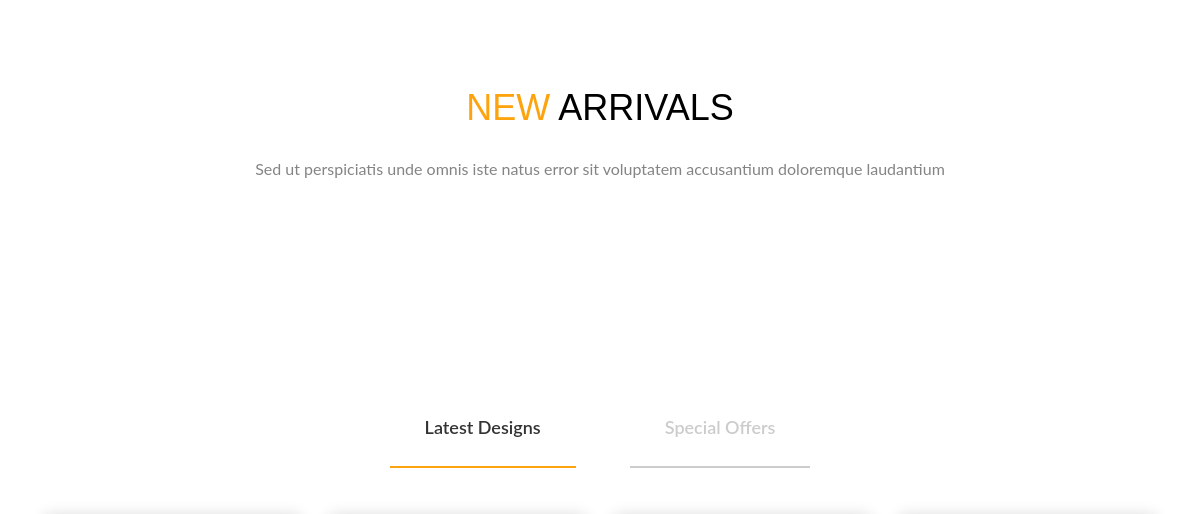
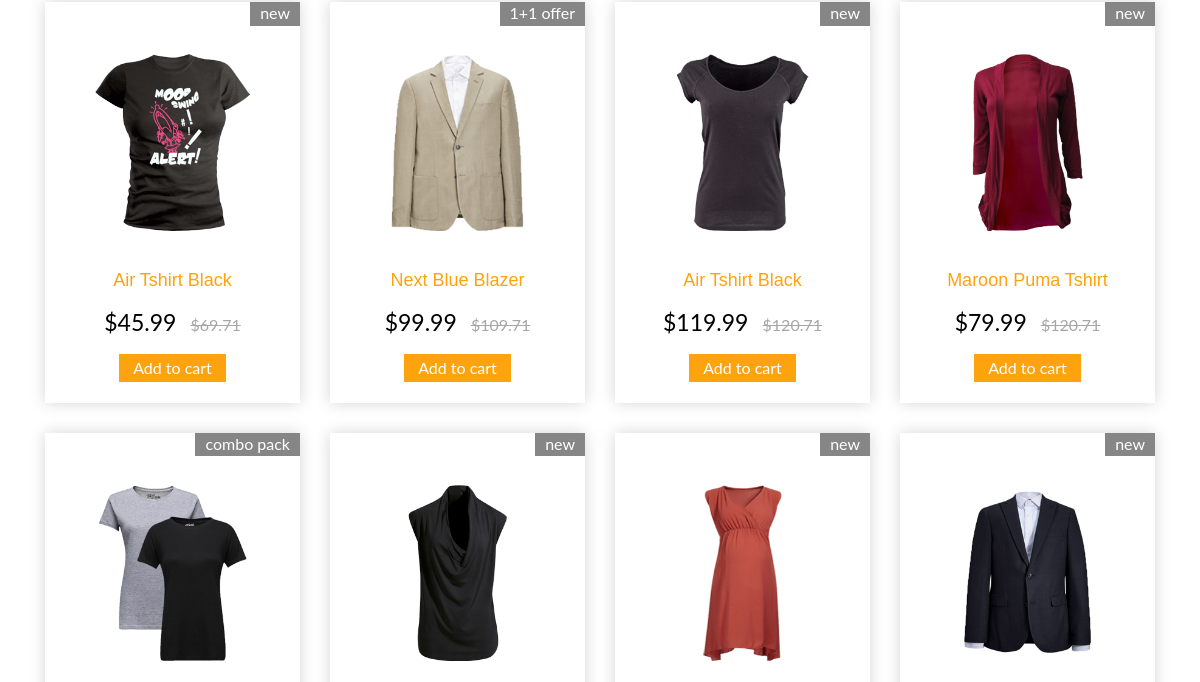
The app's page / (middle part), older data (2 pictures, top to bottom).
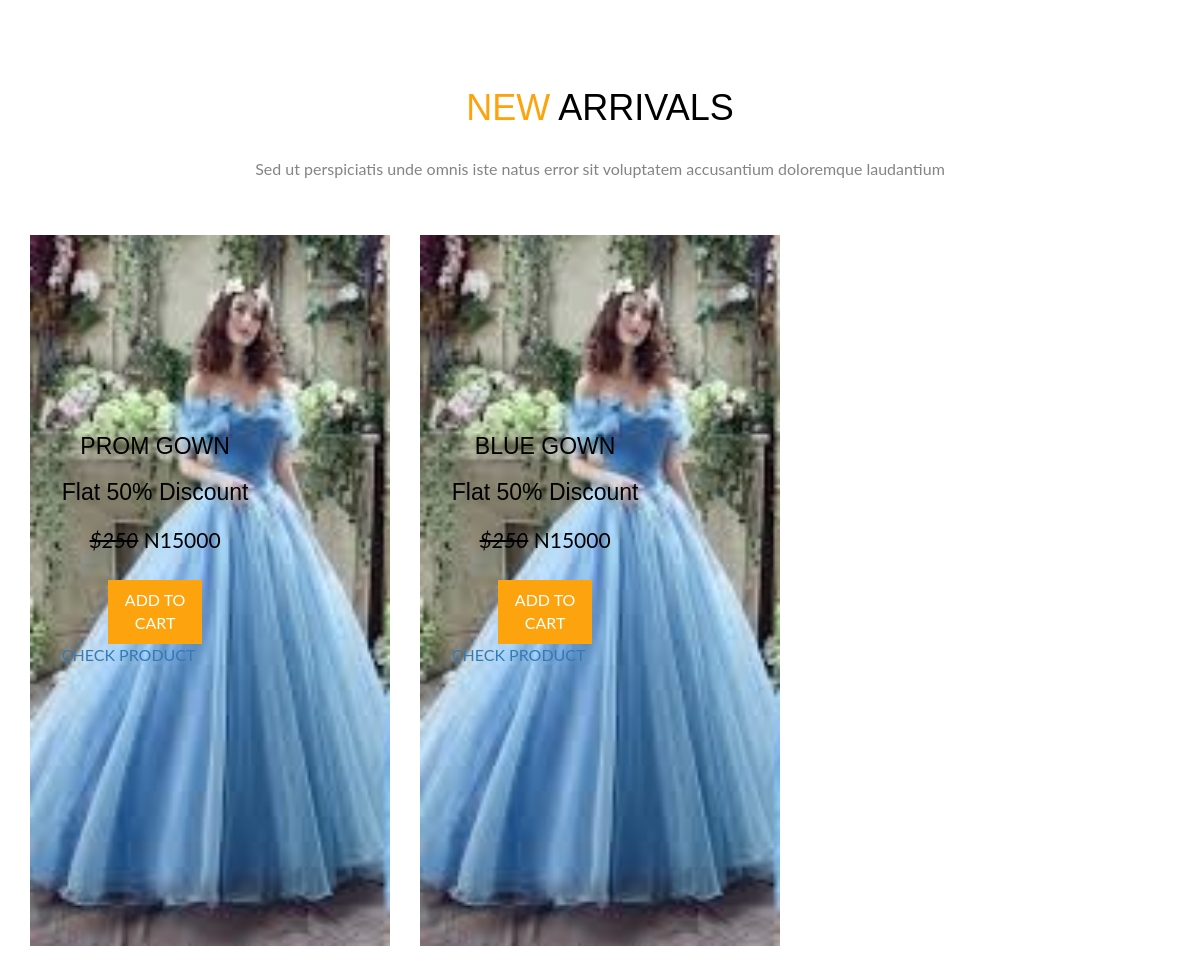
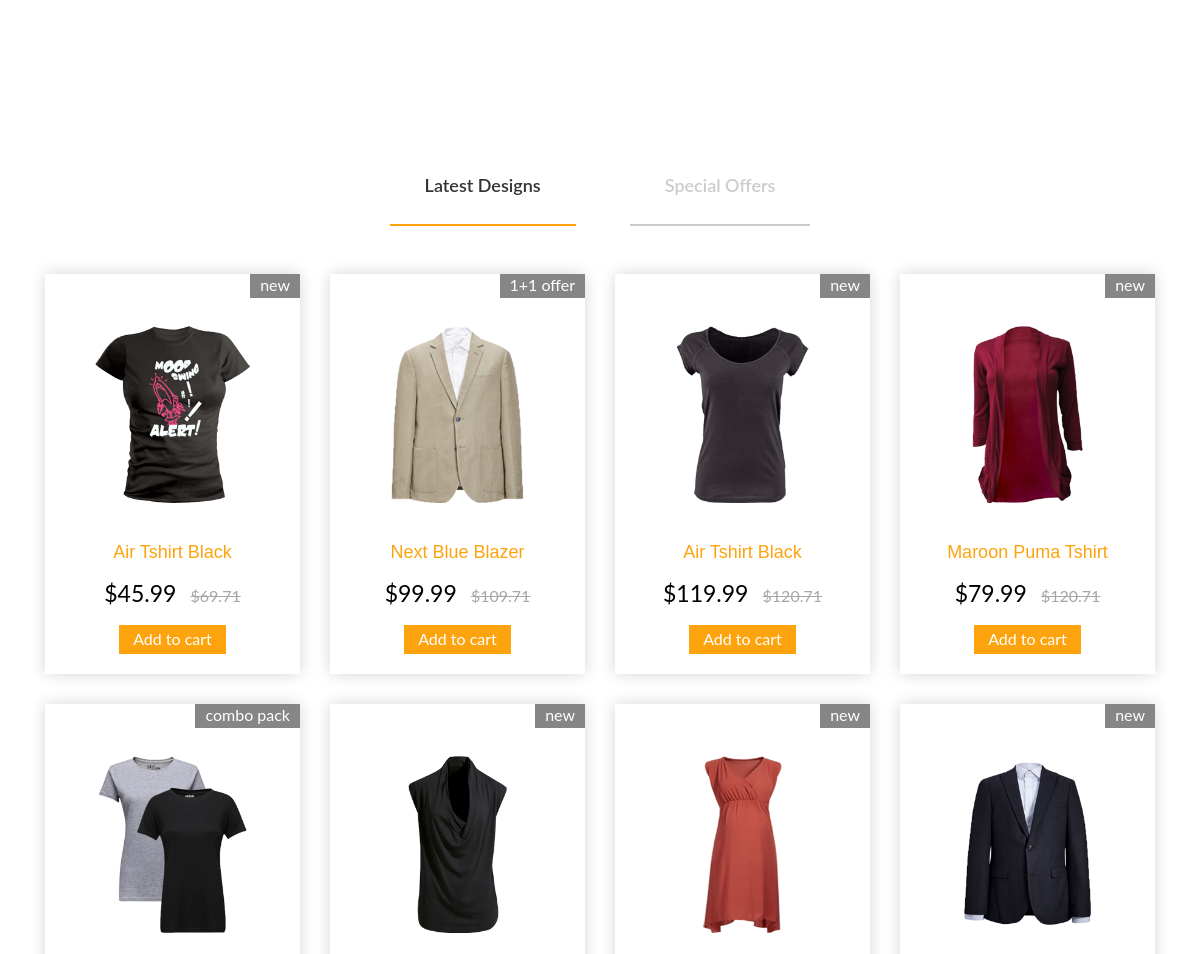
The same page, newer data (2 pictures, top to bottom).
### tfsapp/models.py (models this page shows, shortened)
class Product(models.Model):
    name = models.CharField(max_length= 50)
    price = models.CharField(max_length= 50)
    discount_price = models.FloatField(blank=True, null=True)
    description = models.TextField(max_length= 500)
    size = models.CharField(max_length= 6)
    sex = (
        ('Men', 'Men'),
        ('Women', 'Women'),
        ('Children', 'Children')
    )
    category = models.CharField(max_length = 100, choices = sex)
    image_front = models.ImageField()
    image_back = models.ImageField()
    slug = models.SlugField(null=True, blank=True)
    quantity= models.IntegerField(default=1)

### tfsapp/views.py (the view)
# urls.py: path("", views.IndexView.as_view(), name="index"),
class IndexView(ListView):
    model = Product
    template_name = "index.html"
    context_object_name = "items"

### tfsapp/templates/index.html (shortened to what this page needs)
{% load static %}
<!DOCTYPE html>
<html>
<head>
<link href="{% static 'css/bootstrap.css' %}" rel="stylesheet" type="text/css" media="all" />
<link href="{% static 'css/pignose.layerslider.css' %}" rel="stylesheet" type="text/css" media="all" />
<link href="{% static 'css/style.css' %}" rel="stylesheet" type="text/css" media="all" />
</head>
<body>
<div class="new_arrivals">
	<div class="container">
		<h3><span>new </span>arrivals</h3>
		<p>Sed ut perspiciatis unde omnis iste natus error sit voluptatem accusantium doloremque laudantium</p>
		<div class="new_grids row">
			{% for item in items %}
				<div class="col-md-4 new-gd-left">
				<img src="{{item.image_front.url}}" alt=" " />
				<div class="wed-brand simpleCart_shelfItem">
					<h4>{{item.name}}</h4>
					<h5>Flat 50% Discount</h5>
					<p><i>$250</i> <span class="item_price">{{item.price}}</span><a class="item_add hvr-outline-out button2" href="#">add to cart </a></p>
					<a href="{% url 'product' item.slug %}">CHECK PRODUCT</a>
				</div>
			</div>
			{% endfor %}
		</div>
	</div>
</div>
<div class="product-easy">
	<div class="container">
		<div class="sap_tabs">
			<div id="horizontalTab" style="display: block; width: 100%; margin: 0px;">
				<ul class="resp-tabs-list">
					<li class="resp-tab-item" aria-controls="tab_item-0" role="tab"><span>Latest Designs</span></li>
					<li class="resp-tab-item" aria-controls="tab_item-1" role="tab"><span>Special Offers</span></li>
				</ul>
				<div class="resp-tabs-container">
					<div class="tab-1 resp-tab-content" aria-labelledby="tab_item-0">
						<div class="col-md-3 product-men">
							<div class="men-pro-item simpleCart_shelfItem">
								<div class="men-thumb-item">
									<img src="{% static 'images/a1.png' %}" alt="" class="pro-image-front">
										<span class="product-new-top">New</span>
								</div>
								<div class="item-info-product ">
									<h4><a href="single.html">Air Tshirt Black</a></h4>
									<div class="info-product-price">
										<span class="item_price">$45.99</span>
										<del>$69.71</del>
									</div>
									<a href="#" class="item_add single-item hvr-outline-out button2">Add to cart</a>
								</div>
							</div>
						</div>
						<div class="col-md-3 product-men">
							<div class="men-pro-item simpleCart_shelfItem">
								<div class="men-thumb-item">
									<img src="{% static 'images/a8.png' %}" alt="" class="pro-image-front">
										<span class="product-new-top">1+1 Offer</span>
								</div>
								<div class="item-info-product ">
									<h4><a href="single.html">Next Blue Blazer</a></h4>
									<div class="info-product-price">
										<span class="item_price">$99.99</span>
										<del>$109.71</del>
									</div>
									<a href="#" class="item_add single-item hvr-outline-out button2">Add to cart</a>
								</div>
							</div>
						</div>
						<div class="col-md-3 product-men">
							<div class="men-pro-item simpleCart_shelfItem">
								<div class="men-thumb-item">
									<img src="{% static 'images/a3.png' %}" alt="" class="pro-image-front">
										<span class="product-new-top">New</span>
								</div>
								<div class="item-info-product ">
									<h4><a href="single.html">Air Tshirt Black </a></h4>
									<div class="info-product-price">
										<span class="item_price">$119.99</span>
										<del>$120.71</del>
									</div>
									<a href="#" class="item_add single-item hvr-outline-out button2">Add to cart</a>
								</div>
							</div>
						</div>
						<div class="col-md-3 product-men">
							<div class="men-pro-item simpleCart_shelfItem">
								<div class="men-thumb-item">
									<img src="{% static 'images/a4.png' %} " alt="" class="pro-image-front">
										<span class="product-new-top">New</span>
								</div>
								<div class="item-info-product ">
									<h4><a href="single.html">Maroon Puma Tshirt</a></h4>
									<div class="info-product-price">
										<span class="item_price">$79.99</span>
										<del>$120.71</del>
									</div>
									<a href="#" class="item_add single-item hvr-outline-out button2">Add to cart</a>
								</div>
							</div>
						</div>
						<div class="col-md-3 product-men yes-marg">
							<div class="men-pro-item simpleCart_shelfItem">
								<div class="men-thumb-item">
									<img src="{% static 'images/a5.png' %}" alt="" class="pro-image-front">
										<span class="product-new-top">Combo Pack</span>
								</div>
							</div>
						</div>
						<div class="col-md-3 product-men yes-marg">
							<div class="men-pro-item simpleCart_shelfItem">
								<div class="men-thumb-item">
									<img src="{% static 'images/a6.png' %}" alt="" class="pro-image-front">
										<span class="product-new-top">New</span>
								</div>
							</div>
						</div>
						<div class="col-md-3 product-men yes-marg">
							<div class="men-pro-item simpleCart_shelfItem">
								<div class="men-thumb-item">
									<img src="{% static 'images/a7.png' %}" alt="" class="pro-image-front">
										<span class="product-new-top">New</span>
								</div>
							</div>
						</div>
						<div class="col-md-3 product-men yes-marg">
							<div class="men-pro-item simpleCart_shelfItem">
								<div class="men-thumb-item">
									<img src="{% static 'images/a2.png' %}" alt="" class="pro-image-front">
										<span class="product-new-top">New</span>
								</div>
							</div>
						</div>
						<div class="clearfix"></div>
					</div>
				</div>
			</div>
		</div>
	</div>
</div>
</body>
</html>

Row changes from the older to the newer data that the page shows:
added Product: image_front (picture), name "PROM GOWN", price "N15000"
added Product: image_front (picture), name "BLUE GOWN", price "N15000"
